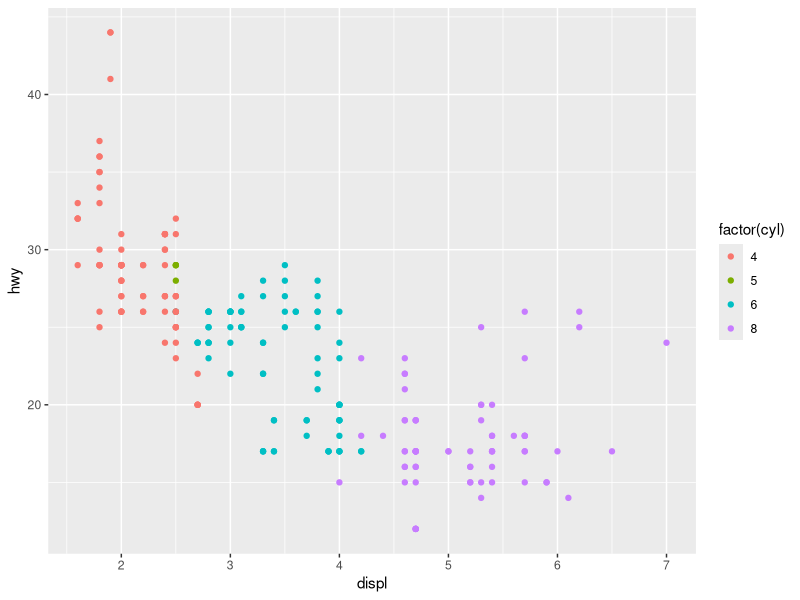
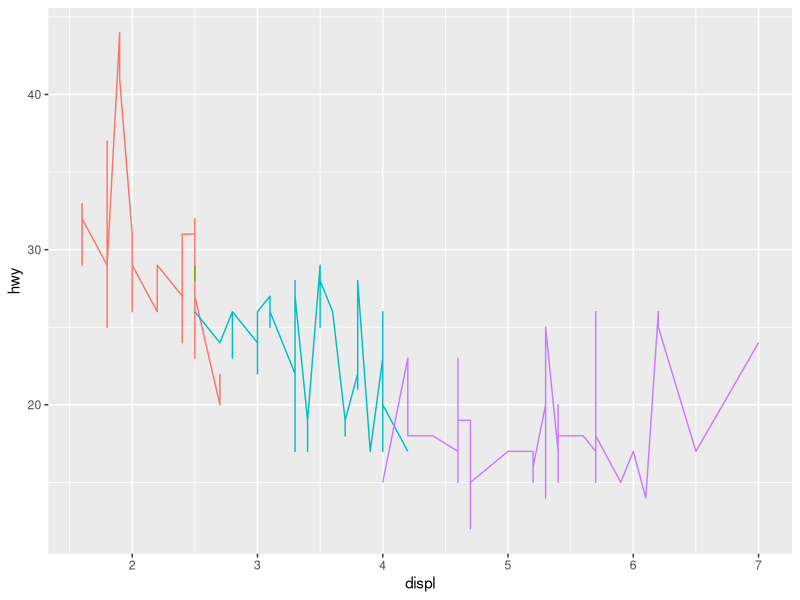
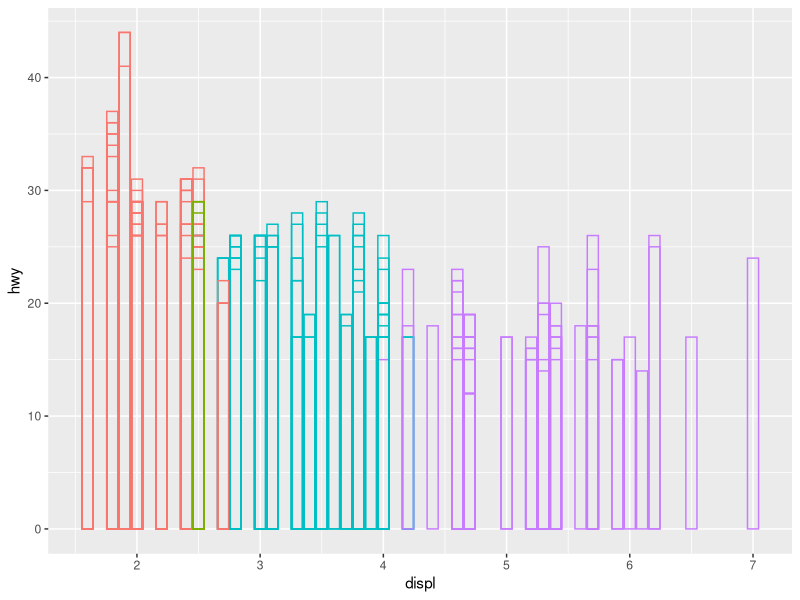
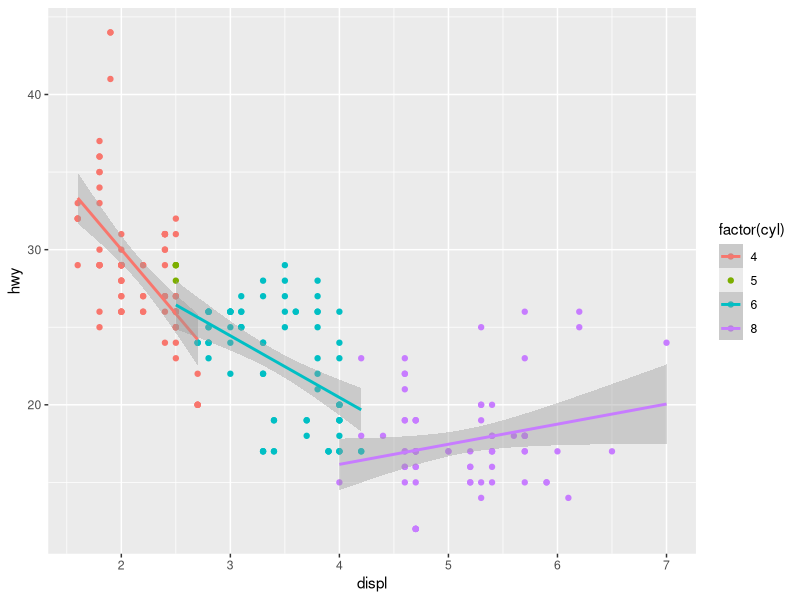
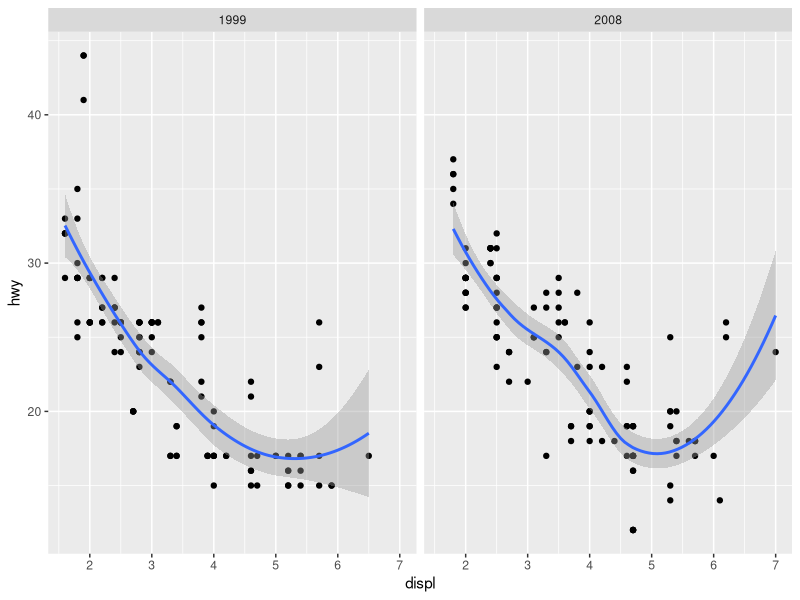

These charts were generated, in order, by the following R code:
library(ggplot2)

# Building a scatterplot
ggplot(mpg, aes(displ, hwy, colour = factor(cyl))) + geom_point()

## Mapping Aesthetics to Data
ggplot(mpg, aes(displ, hwy, colour = factor(cyl))) + 
  geom_line() + theme(legend.position = "none")

ggplot(mpg, aes(displ, hwy, colour = factor(cyl))) + 
  geom_bar(stat = "identity", position = "identity", fill = NA) + theme(legend.position = "none")

ggplot(mpg, aes(displ, hwy, colour = factor(cyl))) + 
  geom_point() + geom_smooth(method = "lm")

# Adding complexity
ggplot(mpg, aes(displ, hwy)) + geom_point() + geom_smooth() + facet_wrap(~year)